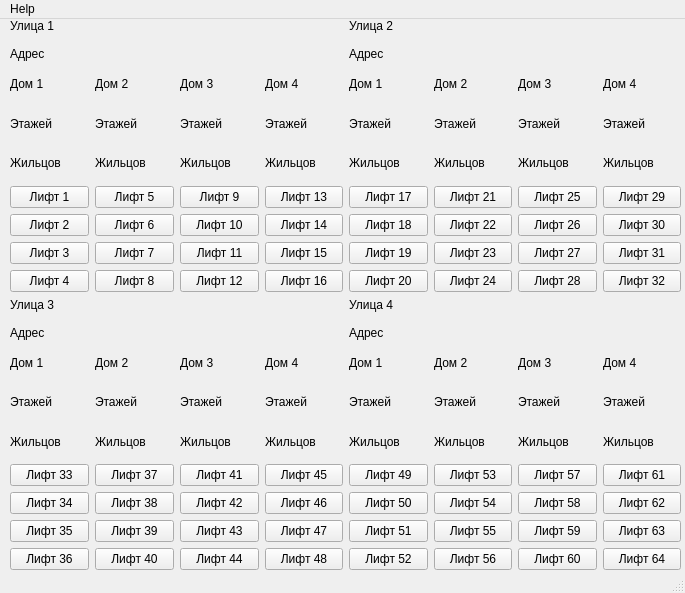
<?xml version="1.0" encoding="UTF-8"?>
<ui version="4.0">
 <class>MainWindow</class>
 <widget class="QMainWindow" name="MainWindow">
  <property name="geometry">
   <rect>
    <x>0</x>
    <y>0</y>
    <width>685</width>
    <height>593</height>
   </rect>
  </property>
  <property name="windowTitle">
   <string>MainWindow</string>
  </property>
  <widget class="QWidget" name="centralwidget">
   <widget class="QWidget" name="gridLayoutWidget">
    <property name="geometry">
     <rect>
      <x>10</x>
      <y>0</y>
      <width>671</width>
      <height>551</height>
     </rect>
    </property>
    <layout class="QGridLayout" name="gridLayout" rowstretch="1,1" columnstretch="1,1">
     <property name="sizeConstraint">
      <enum>QLayout::SetDefaultConstraint</enum>
     </property>
     <item row="0" column="0">
      <layout class="QVBoxLayout" name="streetLayout1" stretch="1,0,10">
       <item alignment="Qt::AlignTop">
        <widget class="QLabel" name="st1_lbl">
         <property name="text">
          <string>Улица 1</string>
         </property>
        </widget>
       </item>
       <item>
        <widget class="QLabel" name="adress1">
         <property name="text">
          <string>Адрес</string>
         </property>
        </widget>
       </item>
       <item>
        <layout class="QHBoxLayout" name="homesLayout1" stretch="1,1,1,1">
         <item>
          <layout class="QVBoxLayout" name="st1_home1Layout">
           <item>
            <widget class="QLabel" name="house1">
             <property name="text">
              <string>Дом 1</string>
             </property>
            </widget>
           </item>
           <item>
            <widget class="QLabel" name="floors1">
             <property name="text">
              <string>Этажей</string>
             </property>
            </widget>
           </item>
           <item>
            <widget class="QLabel" name="live1">
             <property name="text">
              <string>Жильцов</string>
             </property>
            </widget>
           </item>
           <item>
            <widget class="QPushButton" name="lift_1">
             <property name="text">
              <string>Лифт 1</string>
             </property>
            </widget>
           </item>
           <item>
            <widget class="QPushButton" name="lift_2">
             <property name="text">
              <string>Лифт 2</string>
             </property>
            </widget>
           </item>
           <item>
            <widget class="QPushButton" name="lift_3">
             <property name="text">
              <string>Лифт 3</string>
             </property>
            </widget>
           </item>
           <item>
            <widget class="QPushButton" name="lift_4">
             <property name="text">
              <string>Лифт 4</string>
             </property>
            </widget>
           </item>
          </layout>
         </item>
         <item>
          <layout class="QVBoxLayout" name="st1_home2Layout">
           <item>
            <widget class="QLabel" name="house1_2">
             <property name="text">
              <string>Дом 2</string>
             </property>
            </widget>
           </item>
           <item>
            <widget class="QLabel" name="floors1_2">
             <property name="text">
              <string>Этажей</string>
             </property>
            </widget>
           </item>
           <item>
            <widget class="QLabel" name="live1_2">
             <property name="text">
              <string>Жильцов</string>
             </property>
            </widget>
           </item>
           <item>
            <widget class="QPushButton" name="lift_5">
             <property name="text">
              <string>Лифт 5</string>
             </property>
            </widget>
           </item>
           <item>
            <widget class="QPushButton" name="lift_6">
             <property name="text">
              <string>Лифт 6</string>
             </property>
            </widget>
           </item>
           <item>
            <widget class="QPushButton" name="lift_7">
             <property name="text">
              <string>Лифт 7</string>
             </property>
            </widget>
           </item>
           <item>
            <widget class="QPushButton" name="lift_8">
             <property name="text">
              <string>Лифт 8</string>
             </property>
            </widget>
           </item>
          </layout>
         </item>
         <item>
          <layout class="QVBoxLayout" name="st1_home3Layout">
           <item>
            <widget class="QLabel" name="house1_3">
             <property name="text">
              <string>Дом 3</string>
             </property>
            </widget>
           </item>
           <item>
            <widget class="QLabel" name="floors1_3">
             <property name="text">
              <string>Этажей</string>
             </property>
            </widget>
           </item>
           <item>
            <widget class="QLabel" name="live1_3">
             <property name="text">
              <string>Жильцов</string>
             </property>
            </widget>
           </item>
           <item>
            <widget class="QPushButton" name="lift_9">
             <property name="text">
              <string>Лифт 9</string>
             </property>
            </widget>
           </item>
           <item>
            <widget class="QPushButton" name="lift_10">
             <property name="text">
              <string>Лифт 10</string>
             </property>
            </widget>
           </item>
           <item>
            <widget class="QPushButton" name="lift_11">
             <property name="text">
              <string>Лифт 11</string>
             </property>
            </widget>
           </item>
           <item>
            <widget class="QPushButton" name="lift_12">
             <property name="text">
              <string>Лифт 12</string>
             </property>
            </widget>
           </item>
          </layout>
         </item>
         <item>
          <layout class="QVBoxLayout" name="st1_home4Layout">
           <item>
            <widget class="QLabel" name="house1_4">
             <property name="text">
              <string>Дом 4</string>
             </property>
            </widget>
           </item>
           <item>
            <widget class="QLabel" name="floors1_4">
             <property name="text">
              <string>Этажей</string>
             </property>
            </widget>
           </item>
           <item>
            <widget class="QLabel" name="live1_4">
             <property name="text">
              <string>Жильцов</string>
             </property>
            </widget>
           </item>
           <item>
            <widget class="QPushButton" name="lift_13">
             <property name="text">
              <string>Лифт 13</string>
             </property>
            </widget>
           </item>
           <item>
            <widget class="QPushButton" name="lift_14">
             <property name="text">
              <string>Лифт 14</string>
             </property>
            </widget>
           </item>
           <item>
            <widget class="QPushButton" name="lift_15">
             <property name="text">
              <string>Лифт 15</string>
             </property>
            </widget>
           </item>
           <item>
            <widget class="QPushButton" name="lift_16">
             <property name="text">
              <string>Лифт 16</string>
             </property>
            </widget>
           </item>
          </layout>
         </item>
        </layout>
       </item>
      </layout>
     </item>
     <item row="0" column="1">
      <layout class="QVBoxLayout" name="streetLayout1_6" stretch="1,0,10">
       <item alignment="Qt::AlignTop">
        <widget class="QLabel" name="st1_lbl_4">
         <property name="text">
          <string>Улица 2</string>
         </property>
        </widget>
       </item>
       <item>
        <widget class="QLabel" name="adress2">
         <property name="text">
          <string>Адрес</string>
         </property>
        </widget>
       </item>
       <item>
        <layout class="QHBoxLayout" name="homesLayout1_6" stretch="1,1,1,1">
         <item>
          <layout class="QVBoxLayout" name="st1_home1Layout_6">
           <item>
            <widget class="QLabel" name="house1_5">
             <property name="text">
              <string>Дом 1</string>
             </property>
            </widget>
           </item>
           <item>
            <widget class="QLabel" name="floors1_5">
             <property name="text">
              <string>Этажей</string>
             </property>
            </widget>
           </item>
           <item>
            <widget class="QLabel" name="live1_5">
             <property name="text">
              <string>Жильцов</string>
             </property>
            </widget>
           </item>
           <item>
            <widget class="QPushButton" name="lift_17">
             <property name="text">
              <string>Лифт 17</string>
             </property>
            </widget>
           </item>
           <item>
            <widget class="QPushButton" name="lift_18">
             <property name="text">
              <string>Лифт 18</string>
             </property>
            </widget>
           </item>
           <item>
            <widget class="QPushButton" name="lift_19">
             <property name="text">
              <string>Лифт 19</string>
             </property>
            </widget>
           </item>
           <item>
            <widget class="QPushButton" name="lift_20">
             <property name="text">
              <string>Лифт 20</string>
             </property>
            </widget>
           </item>
          </layout>
         </item>
         <item>
          <layout class="QVBoxLayout" name="st1_home2Layout_6">
           <item>
            <widget class="QLabel" name="house1_6">
             <property name="text">
              <string>Дом 2</string>
             </property>
            </widget>
           </item>
           <item>
            <widget class="QLabel" name="floors1_6">
             <property name="text">
              <string>Этажей</string>
             </property>
            </widget>
           </item>
           <item>
            <widget class="QLabel" name="live1_6">
             <property name="text">
              <string>Жильцов</string>
             </property>
            </widget>
           </item>
           <item>
            <widget class="QPushButton" name="lift_21">
             <property name="text">
              <string>Лифт 21</string>
             </property>
            </widget>
           </item>
           <item>
            <widget class="QPushButton" name="lift_22">
             <property name="text">
              <string>Лифт 22</string>
             </property>
            </widget>
           </item>
           <item>
            <widget class="QPushButton" name="lift_23">
             <property name="text">
              <string>Лифт 23</string>
             </property>
            </widget>
           </item>
           <item>
            <widget class="QPushButton" name="lift_24">
             <property name="text">
              <string>Лифт 24</string>
             </property>
            </widget>
           </item>
          </layout>
         </item>
         <item>
          <layout class="QVBoxLayout" name="st1_home3Layout_6">
           <item>
            <widget class="QLabel" name="house1_7">
             <property name="text">
              <string>Дом 3</string>
             </property>
            </widget>
           </item>
           <item>
            <widget class="QLabel" name="floors1_7">
             <property name="text">
              <string>Этажей</string>
             </property>
            </widget>
           </item>
           <item>
            <widget class="QLabel" name="live1_7">
             <property name="text">
              <string>Жильцов</string>
             </property>
            </widget>
           </item>
           <item>
            <widget class="QPushButton" name="lift_25">
             <property name="text">
              <string>Лифт 25</string>
             </property>
            </widget>
           </item>
           <item>
            <widget class="QPushButton" name="lift_26">
             <property name="text">
              <string>Лифт 26</string>
             </property>
            </widget>
           </item>
           <item>
            <widget class="QPushButton" name="lift_27">
             <property name="text">
              <string>Лифт 27</string>
             </property>
            </widget>
           </item>
           <item>
            <widget class="QPushButton" name="lift_28">
             <property name="text">
              <string>Лифт 28</string>
             </property>
            </widget>
           </item>
          </layout>
         </item>
         <item>
          <layout class="QVBoxLayout" name="st1_home4Layout_6">
           <item>
            <widget class="QLabel" name="house1_8">
             <property name="text">
              <string>Дом 4</string>
             </property>
            </widget>
           </item>
           <item>
            <widget class="QLabel" name="floors1_8">
             <property name="text">
              <string>Этажей</string>
             </property>
            </widget>
           </item>
           <item>
            <widget class="QLabel" name="live1_8">
             <property name="text">
              <string>Жильцов</string>
             </property>
            </widget>
           </item>
           <item>
            <widget class="QPushButton" name="lift_29">
             <property name="text">
              <string>Лифт 29</string>
             </property>
            </widget>
           </item>
           <item>
            <widget class="QPushButton" name="lift_30">
             <property name="text">
              <string>Лифт 30</string>
             </property>
            </widget>
           </item>
           <item>
            <widget class="QPushButton" name="lift_31">
             <property name="text">
              <string>Лифт 31</string>
             </property>
            </widget>
           </item>
           <item>
            <widget class="QPushButton" name="lift_32">
             <property name="text">
              <string>Лифт 32</string>
             </property>
            </widget>
           </item>
          </layout>
         </item>
        </layout>
       </item>
      </layout>
     </item>
     <item row="1" column="0">
      <layout class="QVBoxLayout" name="streetLayout1_7" stretch="1,0,10">
       <item alignment="Qt::AlignTop">
        <widget class="QLabel" name="st1_lbl_5">
         <property name="text">
          <string>Улица 3</string>
         </property>
        </widget>
       </item>
       <item>
        <widget class="QLabel" name="adress3">
         <property name="text">
          <string>Адрес</string>
         </property>
        </widget>
       </item>
       <item>
        <layout class="QHBoxLayout" name="homesLayout1_7" stretch="1,1,1,1">
         <item>
          <layout class="QVBoxLayout" name="st1_home1Layout_7">
           <item>
            <widget class="QLabel" name="house1_9">
             <property name="text">
              <string>Дом 1</string>
             </property>
            </widget>
           </item>
           <item>
            <widget class="QLabel" name="floors1_9">
             <property name="text">
              <string>Этажей</string>
             </property>
            </widget>
           </item>
           <item>
            <widget class="QLabel" name="live1_9">
             <property name="text">
              <string>Жильцов</string>
             </property>
            </widget>
           </item>
           <item>
            <widget class="QPushButton" name="lift_33">
             <property name="text">
              <string>Лифт 33</string>
             </property>
            </widget>
           </item>
           <item>
            <widget class="QPushButton" name="lift_34">
             <property name="text">
              <string>Лифт 34</string>
             </property>
            </widget>
           </item>
           <item>
            <widget class="QPushButton" name="lift_35">
             <property name="text">
              <string>Лифт 35</string>
             </property>
            </widget>
           </item>
           <item>
            <widget class="QPushButton" name="lift_36">
             <property name="text">
              <string>Лифт 36</string>
             </property>
            </widget>
           </item>
          </layout>
         </item>
         <item>
          <layout class="QVBoxLayout" name="st1_home2Layout_7">
           <item>
            <widget class="QLabel" name="house1_10">
             <property name="text">
              <string>Дом 2</string>
             </property>
            </widget>
           </item>
           <item>
            <widget class="QLabel" name="floors1_10">
             <property name="text">
              <string>Этажей</string>
             </property>
            </widget>
           </item>
           <item>
            <widget class="QLabel" name="live1_10">
             <property name="text">
              <string>Жильцов</string>
             </property>
            </widget>
           </item>
           <item>
            <widget class="QPushButton" name="lift_37">
             <property name="text">
              <string>Лифт 37</string>
             </property>
            </widget>
           </item>
           <item>
            <widget class="QPushButton" name="lift_38">
             <property name="text">
              <string>Лифт 38</string>
             </property>
            </widget>
           </item>
           <item>
            <widget class="QPushButton" name="lift_39">
             <property name="text">
              <string>Лифт 39</string>
             </property>
            </widget>
           </item>
           <item>
            <widget class="QPushButton" name="lift_40">
             <property name="text">
              <string>Лифт 40</string>
             </property>
            </widget>
           </item>
          </layout>
         </item>
         <item>
          <layout class="QVBoxLayout" name="st1_home3Layout_7">
           <item>
            <widget class="QLabel" name="house1_11">
             <property name="text">
              <string>Дом 3</string>
             </property>
            </widget>
           </item>
           <item>
            <widget class="QLabel" name="floors1_11">
             <property name="text">
              <string>Этажей</string>
             </property>
            </widget>
           </item>
           <item>
            <widget class="QLabel" name="live1_11">
             <property name="text">
              <string>Жильцов</string>
             </property>
            </widget>
           </item>
           <item>
            <widget class="QPushButton" name="lift_41">
             <property name="text">
              <string>Лифт 41</string>
             </property>
            </widget>
           </item>
           <item>
            <widget class="QPushButton" name="lift_42">
             <property name="text">
              <string>Лифт 42</string>
             </property>
            </widget>
           </item>
           <item>
            <widget class="QPushButton" name="lift_43">
             <property name="text">
              <string>Лифт 43</string>
             </property>
            </widget>
           </item>
           <item>
            <widget class="QPushButton" name="lift_44">
             <property name="text">
              <string>Лифт 44</string>
             </property>
            </widget>
           </item>
          </layout>
         </item>
         <item>
          <layout class="QVBoxLayout" name="st1_home4Layout_7">
           <item>
            <widget class="QLabel" name="house1_12">
             <property name="text">
              <string>Дом 4</string>
             </property>
            </widget>
           </item>
           <item>
            <widget class="QLabel" name="floors1_12">
             <property name="text">
              <string>Этажей</string>
             </property>
            </widget>
           </item>
           <item>
            <widget class="QLabel" name="live1_12">
             <property name="text">
              <string>Жильцов</string>
             </property>
            </widget>
           </item>
           <item>
            <widget class="QPushButton" name="lift_45">
             <property name="text">
              <string>Лифт 45</string>
             </property>
            </widget>
           </item>
           <item>
            <widget class="QPushButton" name="lift_46">
             <property name="text">
              <string>Лифт 46</string>
             </property>
            </widget>
           </item>
           <item>
            <widget class="QPushButton" name="lift_47">
             <property name="text">
              <string>Лифт 47</string>
             </property>
            </widget>
           </item>
           <item>
            <widget class="QPushButton" name="lift_48">
             <property name="text">
              <string>Лифт 48</string>
             </property>
            </widget>
           </item>
          </layout>
         </item>
        </layout>
       </item>
      </layout>
     </item>
     <item row="1" column="1">
      <layout class="QVBoxLayout" name="streetLayout1_8" stretch="1,0,10">
       <item alignment="Qt::AlignTop">
        <widget class="QLabel" name="st1_lbl_6">
         <property name="text">
          <string>Улица 4</string>
         </property>
        </widget>
       </item>
       <item>
        <widget class="QLabel" name="adress4">
         <property name="text">
          <string>Адрес</string>
         </property>
        </widget>
       </item>
       <item>
        <layout class="QHBoxLayout" name="homesLayout1_8" stretch="1,1,1,1">
         <item>
          <layout class="QVBoxLayout" name="st1_home1Layout_8">
           <item>
            <widget class="QLabel" name="house1_13">
             <property name="text">
              <string>Дом 1</string>
             </property>
            </widget>
           </item>
           <item>
            <widget class="QLabel" name="floors1_13">
             <property name="text">
              <string>Этажей</string>
             </property>
            </widget>
           </item>
           <item>
            <widget class="QLabel" name="live1_13">
             <property name="text">
              <string>Жильцов</string>
             </property>
            </widget>
           </item>
           <item>
            <widget class="QPushButton" name="lift_49">
             <property name="text">
              <string>Лифт 49</string>
             </property>
            </widget>
           </item>
           <item>
            <widget class="QPushButton" name="lift_50">
             <property name="text">
              <string>Лифт 50</string>
             </property>
            </widget>
           </item>
           <item>
            <widget class="QPushButton" name="lift_51">
             <property name="text">
              <string>Лифт 51</string>
             </property>
            </widget>
           </item>
           <item>
            <widget class="QPushButton" name="lift_52">
             <property name="text">
              <string>Лифт 52</string>
             </property>
            </widget>
           </item>
          </layout>
         </item>
         <item>
          <layout class="QVBoxLayout" name="st1_home2Layout_8">
           <item>
            <widget class="QLabel" name="house1_14">
             <property name="text">
              <string>Дом 2</string>
             </property>
            </widget>
           </item>
           <item>
            <widget class="QLabel" name="floors1_14">
             <property name="text">
              <string>Этажей</string>
             </property>
            </widget>
           </item>
           <item>
            <widget class="QLabel" name="live1_14">
             <property name="text">
              <string>Жильцов</string>
             </property>
            </widget>
           </item>
           <item>
            <widget class="QPushButton" name="lift_53">
             <property name="text">
              <string>Лифт 53</string>
             </property>
            </widget>
           </item>
           <item>
            <widget class="QPushButton" name="lift_54">
             <property name="text">
              <string>Лифт 54</string>
             </property>
            </widget>
           </item>
           <item>
            <widget class="QPushButton" name="lift_55">
             <property name="text">
              <string>Лифт 55</string>
             </property>
            </widget>
           </item>
           <item>
            <widget class="QPushButton" name="lift_56">
             <property name="text">
              <string>Лифт 56</string>
             </property>
            </widget>
           </item>
          </layout>
         </item>
         <item>
          <layout class="QVBoxLayout" name="st1_home3Layout_8">
           <item>
            <widget class="QLabel" name="house1_15">
             <property name="text">
              <string>Дом 3</string>
             </property>
            </widget>
           </item>
           <item>
            <widget class="QLabel" name="floors1_15">
             <property name="text">
              <string>Этажей</string>
             </property>
            </widget>
           </item>
           <item>
            <widget class="QLabel" name="live1_15">
             <property name="text">
              <string>Жильцов</string>
             </property>
            </widget>
           </item>
           <item>
            <widget class="QPushButton" name="lift_57">
             <property name="text">
              <string>Лифт 57</string>
             </property>
            </widget>
           </item>
           <item>
            <widget class="QPushButton" name="lift_58">
             <property name="text">
              <string>Лифт 58</string>
             </property>
            </widget>
           </item>
           <item>
            <widget class="QPushButton" name="lift_59">
             <property name="text">
              <string>Лифт 59</string>
             </property>
            </widget>
           </item>
           <item>
            <widget class="QPushButton" name="lift_60">
             <property name="text">
              <string>Лифт 60</string>
             </property>
            </widget>
           </item>
          </layout>
         </item>
         <item>
          <layout class="QVBoxLayout" name="st1_home4Layout_8">
           <item>
            <widget class="QLabel" name="house1_16">
             <property name="text">
              <string>Дом 4</string>
             </property>
            </widget>
           </item>
           <item>
            <widget class="QLabel" name="floors1_16">
             <property name="text">
              <string>Этажей</string>
             </property>
            </widget>
           </item>
           <item>
            <widget class="QLabel" name="live1_16">
             <property name="text">
              <string>Жильцов</string>
             </property>
            </widget>
           </item>
           <item>
            <widget class="QPushButton" name="lift_61">
             <property name="text">
              <string>Лифт 61</string>
             </property>
            </widget>
           </item>
           <item>
            <widget class="QPushButton" name="lift_62">
             <property name="text">
              <string>Лифт 62</string>
             </property>
            </widget>
           </item>
           <item>
            <widget class="QPushButton" name="lift_63">
             <property name="text">
              <string>Лифт 63</string>
             </property>
            </widget>
           </item>
           <item>
            <widget class="QPushButton" name="lift_64">
             <property name="text">
              <string>Лифт 64</string>
             </property>
            </widget>
           </item>
          </layout>
         </item>
        </layout>
       </item>
      </layout>
     </item>
    </layout>
   </widget>
  </widget>
  <widget class="QMenuBar" name="menubar">
   <property name="geometry">
    <rect>
     <x>0</x>
     <y>0</y>
     <width>685</width>
     <height>21</height>
    </rect>
   </property>
   <widget class="QMenu" name="menuhelp">
    <property name="title">
     <string>Help</string>
    </property>
   </widget>
   <addaction name="menuhelp"/>
  </widget>
  <widget class="QStatusBar" name="statusbar"/>
 </widget>
 <resources/>
 <connections/>
</ui>
